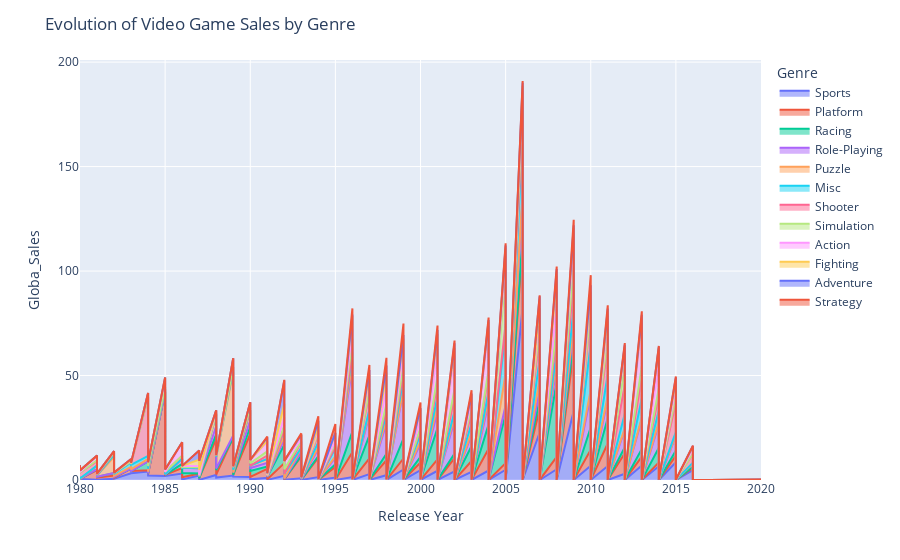

The notebook cell this image was saved under:
### Code cell
# Parallel Area Diagram

fig=px.area(vg_data, x='Year', y='Global_Sales', color='Genre')
fig.update_layout(title_text='Evolution of Video Game Sales by Genre')
fig.update_xaxes(title_text='Release Year')
fig.update_yaxes(title_text="Globa_Sales")
fig.show()

### Figure 1 — Plotly figure (JSON) as saved in the notebook; plotly's stock layout.template omitted (floating-point values rounded to 4 significant figures; data arrays with more than 128 entries replaced by an {"elided": "..."} marker saying what was removed)
{"data": [{"fillpattern": {"shape": ""}, "hovertemplate": "Genre=Sports<br>Year=%{x}<br>Global_Sales=%{y}<extra></extra>", "legendgroup": "Sports", "line": {"color": "#636efa"}, "marker": {"symbol": "circle"}, "mode": "lines", "name": "Sports", "orientation": "v", "showlegend": true, "stackgroup": "1", "type": "scatter", "x": {"elided": "2346 int values"}, "xaxis": "x", "y": {"elided": "2346 float values"}, "yaxis": "y"}, {"fillpattern": {"shape": ""}, "hovertemplate": "Genre=Platform<br>Year=%{x}<br>Global_Sales=%{y}<extra></extra>", "legendgroup": "Platform", "line": {"color": "#EF553B"}, "marker": {"symbol": "circle"}, "mode": "lines", "name": "Platform", "orientation": "v", "showlegend": true, "stackgroup": "1", "type": "scatter", "x": {"elided": "886 int values"}, "xaxis": "x", "y": {"elided": "886 float values"}, "yaxis": "y"}, {"fillpattern": {"shape": ""}, "hovertemplate": "Genre=Racing<br>Year=%{x}<br>Global_Sales=%{y}<extra></extra>", "legendgroup": "Racing", "line": {"color": "#00cc96"}, "marker": {"symbol": "circle"}, "mode": "lines", "name": "Racing", "orientation": "v", "showlegend": true, "stackgroup": "1", "type": "scatter", "x": {"elided": "1249 int values"}, "xaxis": "x", "y": {"elided": "1249 float values"}, "yaxis": "y"}, {"fillpattern": {"shape": ""}, "hovertemplate": "Genre=Role-Playing<br>Year=%{x}<br>Global_Sales=%{y}<extra></extra>", "legendgroup": "Role-Playing", "line": {"color": "#ab63fa"}, "marker": {"symbol": "circle"}, "mode": "lines", "name": "Role-Playing", "orientation": "v", "showlegend": true, "stackgroup": "1", "type": "scatter", "x": {"elided": "1488 int values"}, "xaxis": "x", "y": {"elided": "1488 float values"}, "yaxis": "y"}, {"fillpattern": {"shape": ""}, "hovertemplate": "Genre=Puzzle<br>Year=%{x}<br>Global_Sales=%{y}<extra></extra>", "legendgroup": "Puzzle", "line": {"color": "#FFA15A"}, "marker": {"symbol": "circle"}, "mode": "lines", "name": "Puzzle", "orientation": "v", "showlegend": true, "stackgroup": "1", "type": "scatter", "x": {"elided": "582 int values"}, "xaxis": "x", "y": {"elided": "582 float values"}, "yaxis": "y"}, {"fillpattern": {"shape": ""}, "hovertemplate": "Genre=Misc<br>Year=%{x}<br>Global_Sales=%{y}<extra></extra>", "legendgroup": "Misc", "line": {"color": "#19d3f3"}, "marker": {"symbol": "circle"}, "mode": "lines", "name": "Misc", "orientation": "v", "showlegend": true, "stackgroup": "1", "type": "scatter", "x": {"elided": "1739 int values"}, "xaxis": "x", "y": {"elided": "1739 float values"}, "yaxis": "y"}, {"fillpattern": {"shape": ""}, "hovertemplate": "Genre=Shooter<br>Year=%{x}<br>Global_Sales=%{y}<extra></extra>", "legendgroup": "Shooter", "line": {"color": "#FF6692"}, "marker": {"symbol": "circle"}, "mode": "lines", "name": "Shooter", "orientation": "v", "showlegend": true, "stackgroup": "1", "type": "scatter", "x": {"elided": "1310 int values"}, "xaxis": "x", "y": {"elided": "1310 float values"}, "yaxis": "y"}, {"fillpattern": {"shape": ""}, "hovertemplate": "Genre=Simulation<br>Year=%{x}<br>Global_Sales=%{y}<extra></extra>", "legendgroup": "Simulation", "line": {"color": "#B6E880"}, "marker": {"symbol": "circle"}, "mode": "lines", "name": "Simulation", "orientation": "v", "showlegend": true, "stackgroup": "1", "type": "scatter", "x": {"elided": "867 int values"}, "xaxis": "x", "y": {"elided": "867 float values"}, "yaxis": "y"}, {"fillpattern": {"shape": ""}, "hovertemplate": "Genre=Action<br>Year=%{x}<br>Global_Sales=%{y}<extra></extra>", "legendgroup": "Action", "line": {"color": "#FF97FF"}, "marker": {"symbol": "circle"}, "mode": "lines", "name": "Action", "orientation": "v", "showlegend": true, "stackgroup": "1", "type": "scatter", "x": {"elided": "3316 int values"}, "xaxis": "x", "y": {"elided": "3316 float values"}, "yaxis": "y"}, {"fillpattern": {"shape": ""}, "hovertemplate": "Genre=Fighting<br>Year=%{x}<br>Global_Sales=%{y}<extra></extra>", "legendgroup": "Fighting", "line": {"color": "#FECB52"}, "marker": {"symbol": "circle"}, "mode": "lines", "name": "Fighting", "orientation": "v", "showlegend": true, "stackgroup": "1", "type": "scatter", "x": {"elided": "848 int values"}, "xaxis": "x", "y": {"elided": "848 float values"}, "yaxis": "y"}, {"fillpattern": {"shape": ""}, "hovertemplate": "Genre=Adventure<br>Year=%{x}<br>Global_Sales=%{y}<extra></extra>", "legendgroup": "Adventure", "line": {"color": "#636efa"}, "marker": {"symbol": "circle"}, "mode": "lines", "name": "Adventure", "orientation": "v", "showlegend": true, "stackgroup": "1", "type": "scatter", "x": {"elided": "1286 int values"}, "xaxis": "x", "y": {"elided": "1286 float values"}, "yaxis": "y"}, {"fillpattern": {"shape": ""}, "hovertemplate": "Genre=Strategy<br>Year=%{x}<br>Global_Sales=%{y}<extra></extra>", "legendgroup": "Strategy", "line": {"color": "#EF553B"}, "marker": {"symbol": "circle"}, "mode": "lines", "name": "Strategy", "orientation": "v", "showlegend": true, "stackgroup": "1", "type": "scatter", "x": {"elided": "681 int values"}, "xaxis": "x", "y": {"elided": "681 float values"}, "yaxis": "y"}], "layout": {"legend": {"title": {"text": "Genre"}, "tracegroupgap": 0}, "margin": {"t": 60}, "title": {"text": "Evolution of Video Game Sales by Genre"}, "xaxis": {"anchor": "y", "domain": [0, 1], "title": {"text": "Release Year"}}, "yaxis": {"anchor": "x", "domain": [0, 1], "title": {"text": "Globa_Sales"}}}}
